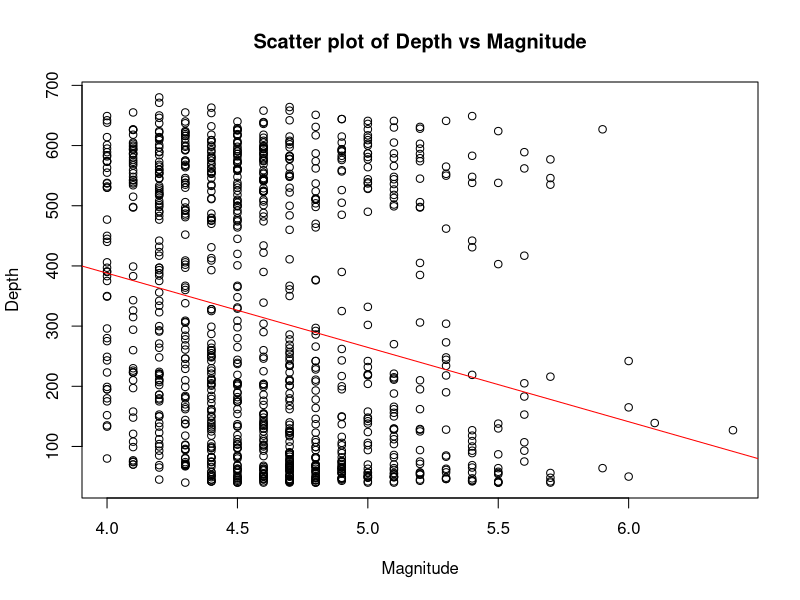
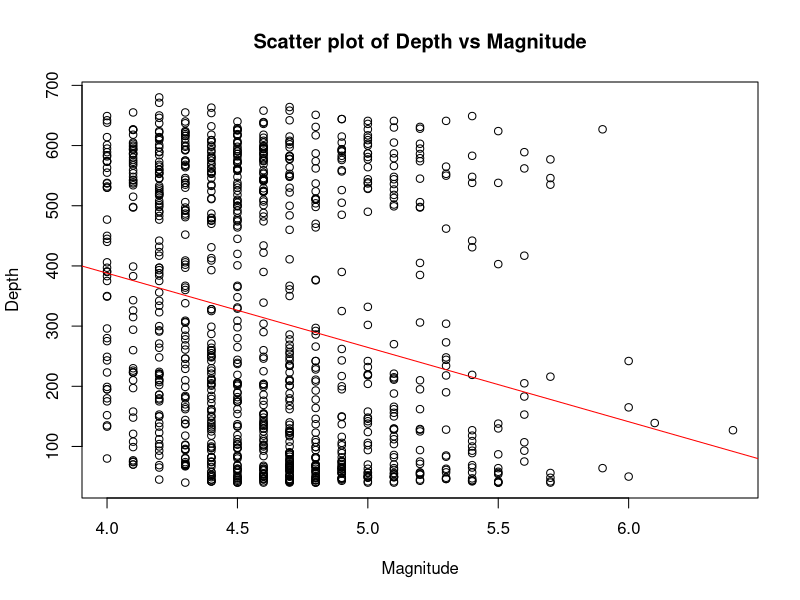

Reproduce these figures in R, in order.
# Load the MASS package for the "quakes" dataset
library(MASS)

# Explore the dataset
str(quakes)

# Plot a scatter plot
plot(quakes$mag, quakes$depth, 
     xlab = "Magnitude", ylab = "Depth",
     main = "Scatter plot of Depth vs Magnitude")

# Fit a linear regression model
lm_model <- lm(depth ~ mag, data = quakes)
abline(lm_model, col = "red")  # Add regression line to the plot

# Predict depth for magnitude = 5
magnitude_new <- 5
predicted_depth <- predict(lm_model, data.frame(mag = magnitude_new))
print(paste("Predicted depth for magnitude =", magnitude_new, "is", round(predicted_depth, 2)))
# Load the MASS package for the "quakes" dataset
library(MASS)

# Explore the dataset
str(quakes)

# Plot a scatter plot
plot(quakes$mag, quakes$depth, 
     xlab = "Magnitude", ylab = "Depth",
     main = "Scatter plot of Depth vs Magnitude")

# Fit a linear regression model
lm_model <- lm(depth ~ mag, data = quakes)
abline(lm_model, col = "red")  # Add regression line to the plot

# Predict depth for magnitude = 5
magnitude_new <- 5
predicted_depth <- predict(lm_model, data.frame(mag = magnitude_new))
print(paste("Predicted depth for magnitude =", magnitude_new, "is", round(predicted_depth, 2)))
